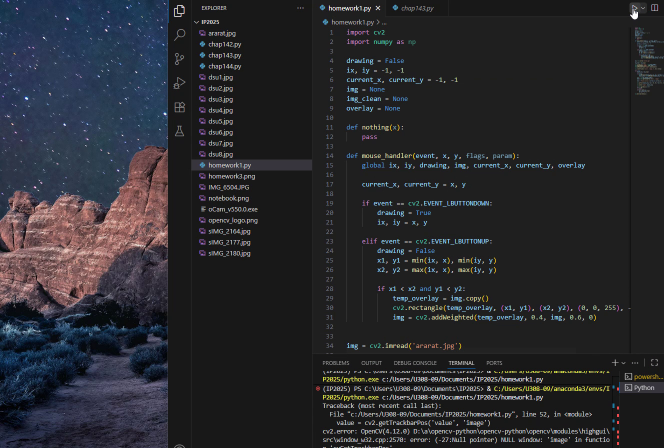
#> input picture frame 25 of homework1.mp4, 1328 x 896 px, given in place of homework2.mp4, which was not available (shown at 1/2 size)
$ python homework2.py
#> lines starting #> are read from the running program, lines starting #| are printed output that depends on the picture; after the words box and inside, x2 and y2 are one past the last pixel; in counts of white or black regions, pixels touching at a corner belong together; pictures that were not available may be replaced by others from this repository, and a replacement may not be noted
import cv2
import numpy as np

cap = cv2.VideoCapture('homework2.mp4')

while(cap.isOpened()):
    ret, frame = cap.read()
#> frame is the input picture: shape (896, 1328, 3); mean B, G, R 45.9, 41.4, 40.8
    if not ret:
        break

    hsv = cv2.cvtColor(frame, cv2.COLOR_BGR2HSV)
#> hsv: shape (896, 1328, 3); mean H, S, V 42.5, 40.8, 49.4

    lower_white = np.array([0, 0, 180])
    upper_white = np.array([179, 40, 255])

    mask = cv2.inRange(hsv, lower_white, upper_white)
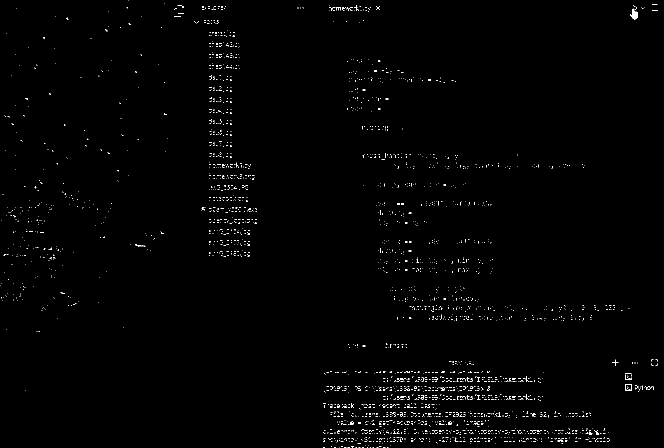
#> mask: shape (896, 1328) (shown at 1/2 size); 0.76% white in thin lines or dots

    res = cv2.bitwise_and(frame, frame, mask=mask)
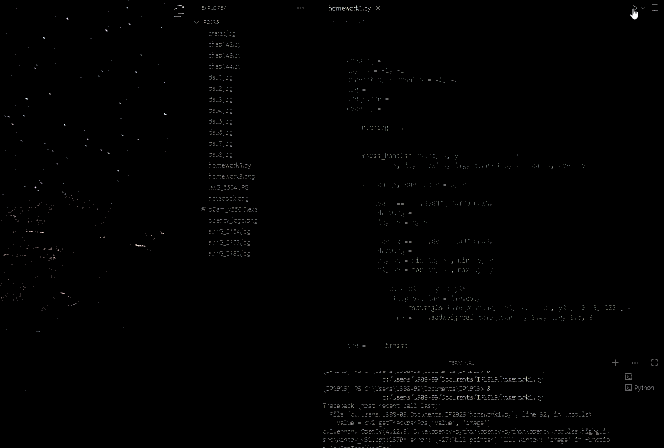
#> res: shape (896, 1328, 3) (shown at 1/2 size); mean B, G, R 1.5, 1.5, 1.5

    cv2.imshow('frame', frame)
    cv2.imshow('mask', mask)
    cv2.imshow('res', res)

    k = cv2.waitKey(5) & 0xFF
#> (key Esc is pressed here)
    if k == 27:
        break

cap.release()
cv2.destroyAllWindows()

$ run again, starting later in the video
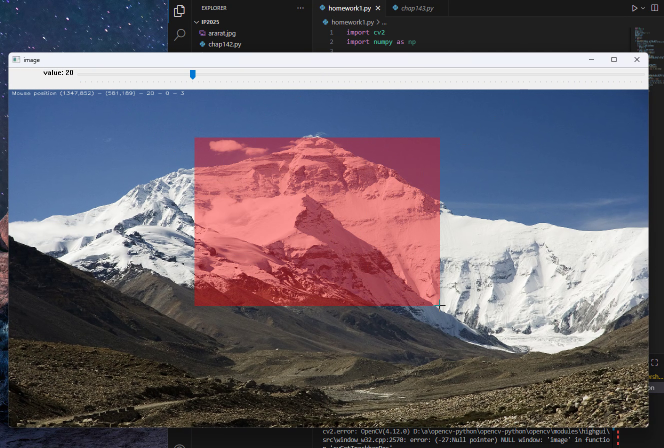
#> input picture frame 116 of homework1.mp4, 1328 x 896 px, given in place of homework2.mp4, which was not available (shown at 1/2 size)
#> frame is the input picture: shape (896, 1328, 3); mean B, G, R 108.6, 98.2, 105.7
#> hsv: shape (896, 1328, 3); mean H, S, V 67.8, 78.8, 125.5
#> `mask = cv2.inRange(hsv, lower_white, upper_white)`:
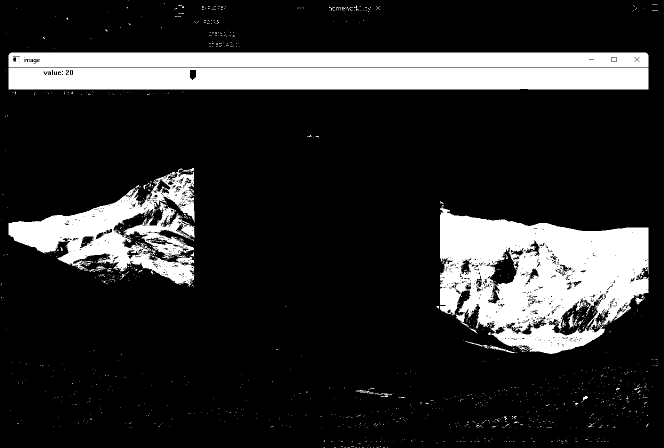
#> mask: shape (896, 1328) (shown at 1/2 size); 17.4% white; 1233 white regions (1196 under 20 px), largest, box (x1, y1, x2, y2) and area: (880, 410, 1297, 708) 76671, (17, 136, 1297, 179) 54588, (17, 105, 1297, 135) 38073
#> `res = cv2.bitwise_and(frame, frame, mask=mask)`:
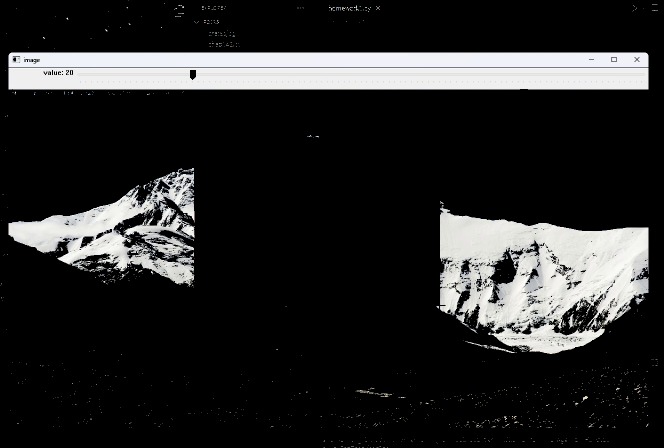
#> res: shape (896, 1328, 3) (shown at 1/2 size); mean B, G, R 40.2, 40.2, 40.1

$ run again, starting later in the video
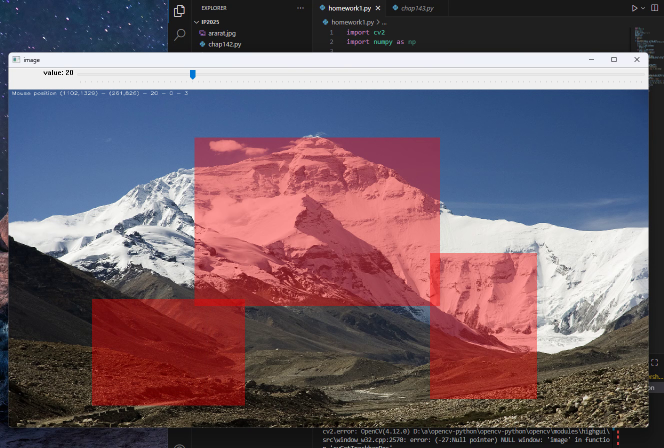
#> input picture frame 207 of homework1.mp4, 1328 x 896 px, given in place of homework2.mp4, which was not available (shown at 1/2 size)
#> frame is the input picture: shape (896, 1328, 3); mean B, G, R 104.7, 94.1, 112.4
#> hsv: shape (896, 1328, 3); mean H, S, V 65.6, 92.6, 131.9
#> `mask = cv2.inRange(hsv, lower_white, upper_white)`:
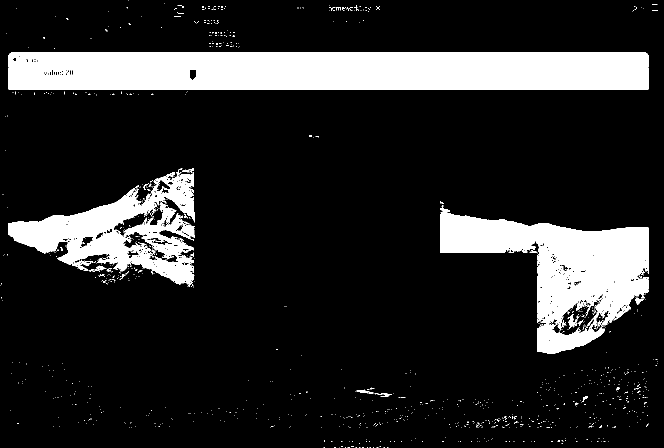
#> mask: shape (896, 1328) (shown at 1/2 size); 15.4% white; 1111 white regions (1081 under 20 px), largest, box (x1, y1, x2, y2) and area: (17, 136, 1297, 179) 54605, (880, 410, 1297, 708) 52988, (17, 105, 1297, 135) 38071
#> `res = cv2.bitwise_and(frame, frame, mask=mask)`:
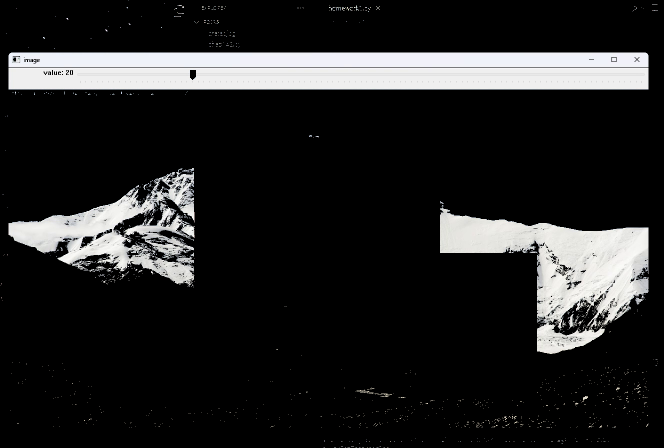
#> res: shape (896, 1328, 3) (shown at 1/2 size); mean B, G, R 35.8, 35.7, 35.7
